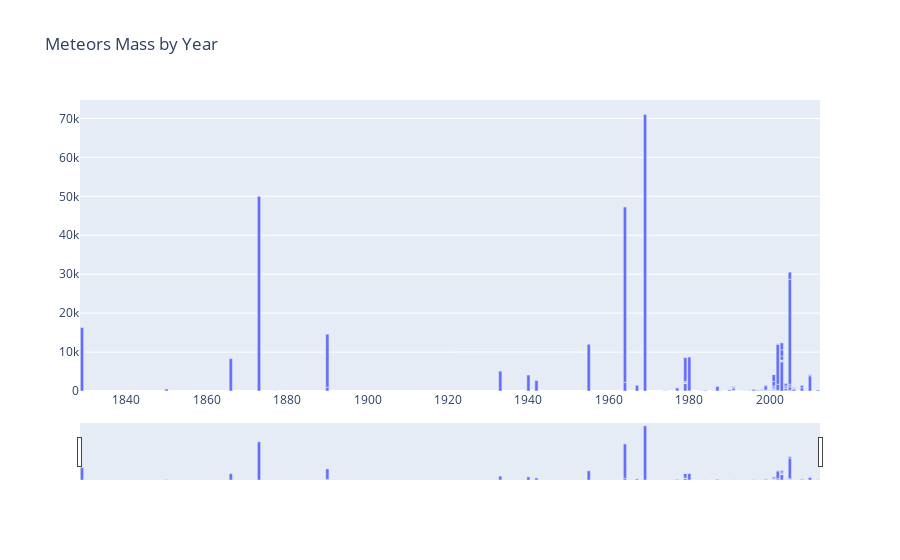

The notebook cell this image was saved under:
### Code cell
meteor.columns = [col.replace('mass (g)', 'mass') for col in meteor.columns]


fig7 = go.Figure()

fig7.update_layout(
    title_text = 'Meteors Mass by Year'
)

fig7.update_layout(
    xaxis = dict(
        rangeslider = dict(
            visible = True
        ), type= 'date'
    )
)

fig7.add_trace(
    go.Bar(
        x = meteor.year, y = meteor.mass,
)
    
)

### Figure 1 — Plotly figure (JSON) as saved in the notebook; plotly's stock layout.template omitted (floating-point values rounded to 4 significant figures; data arrays with more than 128 entries replaced by an {"elided": "..."} marker saying what was removed)
{"data": [{"type": "bar", "x": {"elided": "200 int values"}, "y": {"elided": "200 float values"}}], "layout": {"autosize": true, "title": {"text": "Meteors Mass by Year"}, "xaxis": {"autorange": true, "range": ["1828-07-02 12:00", "2012-07-01 12:00"], "rangeslider": {"autorange": true, "range": ["1828-07-02 12:00", "2012-07-01 12:00"], "visible": true, "yaxis": {"_template": null, "rangemode": "match"}}, "type": "date"}, "yaxis": {"autorange": true, "range": [0, 74740.0], "type": "linear"}}}
